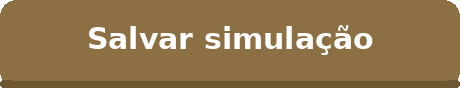
#> input picture simulador-curativos/apps-script/botao_salvar.png, 460 x 88 px
$ python -i mvarte.py   (imports and definitions only)
#> lines starting #> are read from the running program, lines starting #| are printed output that depends on the picture
"""
mvarte.py — Peças visuais da marca Mari Véras (stories, posts, carrossel, infográfico, PDF).

Recria a linguagem dos stories de nov/2026: fundo neutro (branco → névoa → cinza),
título condensado grafite (Oswald), texto leve (Montserrat), frase de efeito em
Cormorant itálico, ouro da família Véras como único destaque, setas à mão,
ferida sempre com o leito pixelado e botão "Clica aqui e fala comigo!".

Uso rápido:
    import sys; sys.path.insert(0, "<pasta da skill>/assets")
    import mvarte as mv
    img = mv.novo("story", mv.C.branco)
    mv.texto(img, "As bordas sempre **revelam** o que tá errado", (90, 300, 900, 300), estilo="leve", tam=58)
    mv.salvar(img, "saida/story1.png")

Só depende de Pillow. As fontes estão em assets/fonts (licença OFL).
"""
from __future__ import annotations

import math
import os
import re
from functools import lru_cache

from PIL import Image, ImageDraw, ImageFilter, ImageFont, ImageOps

AQUI = os.path.dirname(os.path.abspath(__file__))
FONTES = os.path.join(AQUI, "fonts")


# ---------------------------------------------------------------- TOKENS
class C:
    branco = "#FFFFFF"
    nevoa = "#EDEDEB"        # fundo 2 da sequência de stories
    cinza = "#D6D6D4"        # fundo 3 da sequência
    cinzaMedio = "#BDBDBB"   # fundo de foto/placeholder
    grafite = "#4A4A4A"      # títulos condensados
    texto = "#6B6B6B"        # texto leve
    carvao = "#2D2D2D"       # texto forte, setas
    ouro = "#B89A6A"         # destaque (1 palavra, fio, selo)
    ouroEscuro = "#8C7044"
    creme = "#F5F0EB"        # cartões, caixas
    taupe = "#C8B49A"        # bordas finas


SEQUENCIA = [C.branco, C.nevoa, C.cinza]  # fundos em sequência numa série de stories

FORMATOS = {
    "story": (1080, 1920),       # 9:16
    "post": (1080, 1350),        # 4:5 (carrossel e feed)
    "quadrado": (1080, 1080),
    "a4": (1240, 1754),          # A4 a 150 dpi (infográfico, PDF)
    "slide": (1920, 1080),
}

ASSINATURA = "MARI VÉRAS · ENFERMEIRA DERMATOLÓGICA · COREN-PE 528.268"
ARROBA = "@mariveras.enf"

# estilo -> (arquivo, peso)
ESTILOS = {
    "titulo": ("Oswald.ttf", 600),        # condensado grafite (stories)
    "titulo_forte": ("Oswald.ttf", 700),
    "leve": ("Montserrat.ttf", 300),      # texto corrido leve
    "normal": ("Montserrat.ttf", 400),
    "medio": ("Montserrat.ttf", 500),
    "forte": ("Montserrat.ttf", 700),
    "italico": ("Montserrat-Italic.ttf", 300),
    "efeito": ("Cormorant-Italic.ttf", 500),   # frase de efeito
    "serifa": ("Cormorant.ttf", 600),
    "rotulo": ("Montserrat.ttf", 600),    # caixa-alta espaçada
}


@lru_cache(maxsize=256)
def fonte(estilo: str, tam: int) -> ImageFont.FreeTypeFont:
    arq, peso = ESTILOS[estilo]
    f = ImageFont.truetype(os.path.join(FONTES, arq), int(tam))
    try:
        f.set_variation_by_axes([peso])
    except Exception:
        pass
    return f


# ---------------------------------------------------------------- BASE
def novo(formato: str = "story", fundo: str = C.branco) -> Image.Image:
    return Image.new("RGB", FORMATOS[formato], fundo)


# [11 lines left out: functions salvar, salvar_pdf, not called in this run]


# ---------------------------------------------------------------- TEXTO
def _tokens(texto: str, estilo: str, destaque: str):
    """'**x**' = destaque (cor ouro + estilo forte do mesmo grupo). Quebra linha com \\n."""
    out = []
    for parte in re.split(r"(\*\*[^*]+\*\*|\n)", texto):
        if not parte:
            continue
        if parte == "\n":
            out.append(("\n", estilo, False))
        elif parte.startswith("**"):
            for w in parte[2:-2].split():
                out.append((w, destaque, True))
        else:
            for w in parte.split():
                out.append((w, estilo, False))
    return out


def medir(texto: str, estilo: str, tam: int) -> float:
    return fonte(estilo, tam).getlength(texto)


def texto(img, conteudo: str, caixa, estilo="leve", tam=56, cor=C.texto,
          destaque_estilo=None, cor_destaque=C.ouro, alinhar="esquerda",
          entrelinha=1.25, valinhar="topo", sombra=False, desenhar=True):
    """Escreve texto com quebra automática dentro de caixa=(x, y, largura, altura).
    Trechos entre **asteriscos** saem em destaque. Retorna a altura usada
    (com folga para as descendentes). desenhar=False só mede."""
    x, y, L, A = caixa
    if destaque_estilo is None:
        destaque_estilo = {"leve": "forte", "normal": "forte", "medio": "forte",
                           "titulo": "titulo_forte", "efeito": "efeito",
                           "italico": "forte"}.get(estilo, estilo)
    d = ImageDraw.Draw(img)
    linhas, atual, larg = [], [], 0.0
    esp = fonte(estilo, tam).getlength(" ")
    for w, est, dest in _tokens(conteudo, estilo, destaque_estilo):
        if w == "\n":
            linhas.append(atual); atual, larg = [], 0.0; continue
        wl = fonte(est, tam).getlength(w)
        if atual and larg + esp + wl > L:
            linhas.append(atual); atual, larg = [], 0.0
        atual.append((w, est, dest, wl)); larg += (esp if len(atual) > 1 else 0) + wl
    if atual:
        linhas.append(atual)
    alt_linha = tam * entrelinha
    total = alt_linha * len(linhas)
    if not desenhar:
        return total + tam * 0.3
    cy = y if valinhar == "topo" else (y + (A - total) / 2 if valinhar == "meio" else y + A - total)
    for ln in linhas:
        lw = sum(t[3] for t in ln) + esp * max(len(ln) - 1, 0)
        cx = x if alinhar == "esquerda" else (x + (L - lw) / 2 if alinhar == "centro" else x + L - lw)
        for w, est, dest, wl in ln:
            c = cor_destaque if dest else cor
            if sombra:
                d.text((cx + 2, cy + 3), w, font=fonte(est, tam), fill=(0, 0, 0, 90))
            d.text((cx, cy), w, font=fonte(est, tam), fill=c)
            cx += wl + esp
        cy += alt_linha
    return total + tam * 0.3


# [18 lines left out: functions altura, pilha, not called in this run]


def rotulo(img, conteudo: str, x, y, tam=26, cor=C.texto, espaco=0.18, estilo="rotulo", alinhar="esquerda", largura=None):
    """Caixa-alta espaçada (ex.: 'CUIDE DA BORDA DA FERIDA')."""
    f = fonte(estilo, tam)
    t = conteudo.upper()
    track = tam * espaco
    w = sum(f.getlength(ch) for ch in t) + track * (len(t) - 1)
    cx = x if alinhar == "esquerda" else x + (largura - w) / 2
    d = ImageDraw.Draw(img)
    for ch in t:
        d.text((cx, y), ch, font=f, fill=cor)
        cx += f.getlength(ch) + track
    return w


# [7 lines left out: function texto_vertical, not called in this run]


# ---------------------------------------------------------------- FOTO
def _abrir(foto):
    im = foto if isinstance(foto, Image.Image) else Image.open(foto)
    return ImageOps.exif_transpose(im).convert("RGB")


# [104 lines left out: functions _arredondar, foto, grade_fotos, pixelar, seta, botao, not called in this run]


def assinatura(img, y=None, cor=C.texto, tam=20, arroba=True):
    W, H = img.size
    y = y if y is not None else H - 90
    rotulo(img, ASSINATURA, 0, y, tam=tam, cor=cor, alinhar="centro", largura=W, espaco=0.14)
    if arroba:
        texto(img, ARROBA, (0, y + tam * 1.9, W, tam * 2), estilo="medio", tam=int(tam * 1.2), cor=C.ouroEscuro, alinhar="centro")


def fio(img, x, y, largura, cor=C.ouro, esp=3):
    ImageDraw.Draw(img).rectangle((x, y, x + largura, y + esp), fill=cor)


def cartao(img, caixa, fundo=C.creme, borda=C.taupe, raio=22):
    x, y, L, A = caixa
    ImageDraw.Draw(img).rounded_rectangle((x, y, x + L, y + A), raio, fill=fundo, outline=borda, width=2)


# [174 lines left out: functions bolinha, story_capa, story_titulo_fotos, story_pilha_foto, story_texto, story_cta and 3 more, not called in this run]

>>> from PIL import Image
>>> picture = Image.open('../../../../simulador-curativos/apps-script/botao_salvar.png')
#> picture is the input picture: PIL image 460x88 RGBA; mean R, G, B, A 144.4, 118.6, 78.1, 254.1
>>> result = assinatura(picture)
#> after the loop in rotulo, `for ch in t:`: cx = 642.9
#> in assinatura, `rotulo(img, ASSINATURA, 0, y, tam=tam, cor=cor, alinhar="centro", larg..`:
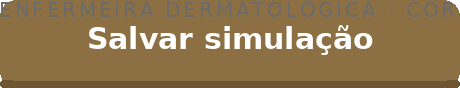
#> img: PIL image 460x88 RGBA; mean R, G, B, A 143, 118.5, 80, 254.2; transparent parts drawn white
#> after the loop in texto, `for ln in linhas:`: cy = 66
